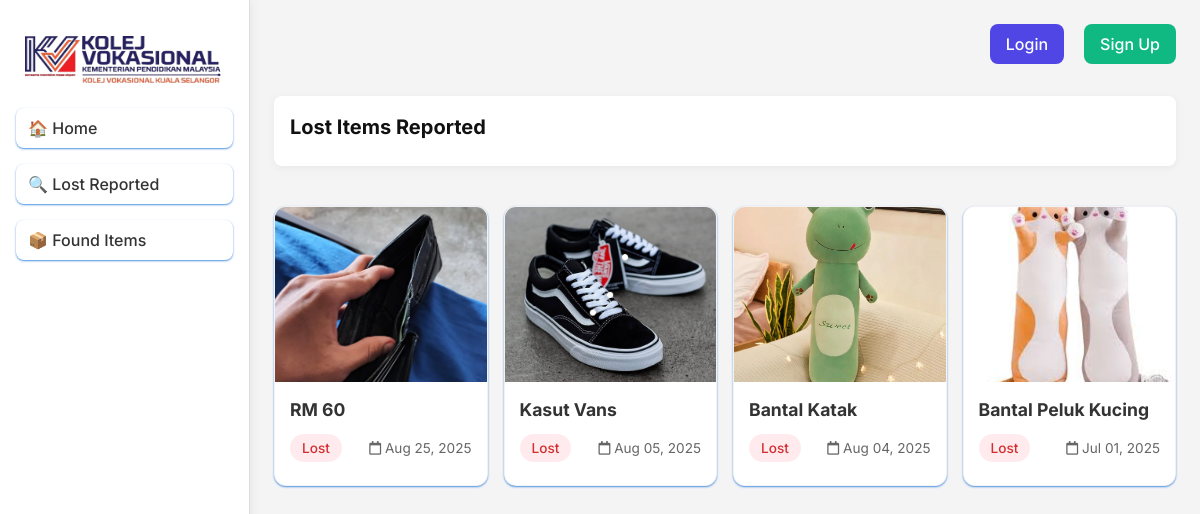
Screenshot of /MySistem/Lost&Found/lostItem.php with the database file from the repository.
### tables this page shows
CREATE TABLE `item` (
  `id_item` int(5) NOT NULL,
  `nm_item` varchar(50) NOT NULL,
  `tarikh` date NOT NULL,
  `th_item` date NOT NULL,
  `etc_item` varchar(200) DEFAULT NULL,
  `img_item` varchar(255) DEFAULT NULL,
  `status` varchar(10) NOT NULL,
  `reward` varchar(50) DEFAULT NULL,
  `nm_pengguna` varchar(50) NOT NULL,
  `un_pengguna` varchar(20) NOT NULL,
  `no_pengguna` varchar(20) NOT NULL
);

### MySistem/Lost&Found/lostItem.php (the view, shortened to what this page needs)
<?php
	include('config.php');
	$is_logged_in = isset($_SESSION['username']);
?>
<!DOCTYPE html>
<html lang="en">
<head>
	<link rel="stylesheet" href="home.css">
</head>
<body>
	<div class="container">
		<div class="sidebar">
			<div class="logo-kv">
				<img src="banner.png" alt="Lost & Found Logo">
			</div>
			<nav>
				<ul>
					<li><a href="index.php">🏠 Home</a></li>
					<li><a href="lostItem.php">🔍 Lost Reported</a></li>
					<li><a href="foundItem.php">📦 Found Items</a></li>
				</ul>
			</nav>
		</div>
		<div class="main">
			<header>
    			<div class="log-sign">
        			<?php if ($is_logged_in): ?>
        			<?php else: ?>
            			<a href="login.php" class="btn-header">Login</a>
            			<a href="signup.php" class="btn-header btn-signup">Sign Up</a>
        			<?php endif; ?>
    			</div>
			</header>
			<section class="hero">
				<h2>Lost Items Reported</h2>
			</section>
			<section class="recent-items"><br>
				<div class="items-grid" id="items-grid">
					<?php
					$page = isset($_GET['page']) ? (int)$_GET['page'] : 1;
					$items_per_page = 12;
					$offset = ($page - 1) * $items_per_page;
					$query = "SELECT nm_item, th_item, etc_item, img_item, status, nm_pengguna, reward, no_pengguna
							FROM item
							WHERE status = 'Lost'
							ORDER BY th_item DESC
							LIMIT ? OFFSET ?";
					$stmt = mysqli_prepare($conn, $query);
					mysqli_stmt_bind_param($stmt, "ii", $items_per_page, $offset);
					mysqli_stmt_execute($stmt);
					$result = mysqli_stmt_get_result($stmt);
					if ($result && mysqli_num_rows($result) > 0) {
						while ($row = mysqli_fetch_assoc($result)) {
							$image = !empty($row['img_item']) ? $row['img_item'] : 'images/default-item.png';
							?>
							<div class="item-card" onclick="showItemDetails(<?php echo htmlspecialchars(json_encode([
								'name' => $row['nm_item'],
								'description' => $row['etc_item'],
								'image' => $image,
								'status' => $row['status'],
								'reward' => $row['reward'],
								'reporter' => $row['nm_pengguna'],
								'date' => date('M d, Y', strtotime($row['th_item'])),
								'phone' => $row['no_pengguna']
							])); ?>)">
								<div class="item-image-container">
									<img src="<?php echo htmlspecialchars($image); ?>" alt="<?php echo htmlspecialchars($row['nm_item']); ?>">
								</div>
								<div class="item-info">
									<h4><?php echo htmlspecialchars($row['nm_item']); ?></h4>
									<div class="item-details">
										<span class="item-status <?php echo strtolower($row['status']); ?>"><?php echo htmlspecialchars($row['status']); ?></span>
										<span class="item-date"><i class="far fa-calendar"></i> <?php echo date('M d, Y', strtotime($row['th_item'])); ?></span>
									</div>
								</div>
							</div>
							<?php
						}
					} else {
						echo '<p class="no-items">No lost items have been reported yet.</p>';
					}
					?>
				</div>
			</section>
		</div>
	</div>
</body>
</html>

### MySistem/Lost&Found/home.css (style rules this page uses)
* { margin: 0; padding: 0; box-sizing: border-box; font-family: 'Inter', -apple-system, BlinkMacSystemFont, 'Segoe UI', Roboto, sans-serif; -webkit-font-smoothing: antialiased; -moz-osx-font-smoothing: grayscale; }
body { background: #f4f4f5; color: #111; min-height: 100vh; line-height: 1.5; }
.container { display: flex; width: 100%; }
.sidebar { width: 250px; background: #fff; padding: 1rem; border-right: 1px solid #ddd; position: fixed; height: 100vh; overflow-y: auto; left: 0; top: 0; box-shadow: 2px 0 8px rgba(0, 0, 0, 0.05); z-index: 100; display: flex; flex-direction: column; }
.logo-kv { text-align: center; }
.logo-kv img { margin-top: 20px; width: 200px; height: 50px; }
.sidebar nav ul { list-style: none; }
.sidebar nav ul li { margin: 1rem 0; }
.sidebar nav ul li a { color: #333; text-decoration: none; box-shadow: 0 1px 2px #4a90e2; font-weight: 500; padding: 0.5rem 0.75rem; display: block; border-radius: 8px; transition: 0.3s; }
.main { flex: 1; display: flex; flex-direction: column; padding: 1.5rem; margin-left: 250px; }
header { display: flex; justify-content: flex-end; margin-bottom: 2rem; }
.log-sign { display: flex; align-items: center; gap: 0.75rem; }
.hero { text-align: left; padding: 1rem; background: white; border-radius: 8px; box-shadow: 0 2px 8px rgba(0, 0, 0, 0.05); display: flex; align-items: center; gap: 2rem; }
.hero h2 { font-size: 1.25rem; margin-bottom: 0.5rem; }
.btn-primary, .btn-header { text-decoration: none; padding: 0.75rem 1.5rem; border-radius: 8px; font-weight: 500; transition: all 0.3s ease; border: none; cursor: pointer; display: inline-block; text-align: center; }
.btn-header { padding: 0.5rem 1rem; margin-left: 0.5rem; background-color: #4f46e5; color: white; }
.btn-signup { background-color: #10b981; }
.items-grid { display: grid; grid-template-columns: repeat(auto-fill, minmax(200px, 1fr)); gap: 1rem; padding: 1rem 0; }
.item-card { background: white; border-radius: 12px; overflow: hidden; box-shadow: 0 4px 6px rgba(0, 0, 0, 0.05); transition: all 0.3s ease; height: 280px; display: flex; flex-direction: column; border: 1px solid rgba(0, 0, 0, 0.05); cursor: pointer; }
.item-image-container { position: relative; overflow: hidden; aspect-ratio: 1; }
.item-image-container img { width: 100%; height: 100%; object-fit: cover; transition: transform 0.3s; }
.item-info { padding: 15px; }
.item-info h4 { margin: 0 0 10px 0; font-size: 1.1em; color: #333; }
.item-details { display: flex; justify-content: space-between; align-items: center; margin-bottom: 8px; }
.item-status { padding: 4px 12px; border-radius: 15px; font-size: 0.85em; font-weight: 500; }
.item-status.lost { background-color: #ffebee; color: #d32f2f; }
.item-date { font-size: 0.85em; color: #666; }

### MySistem/Lost&Found/lostItem.php (style rules this page uses)
.item-card { cursor: pointer; transition: transform 0.2s, box-shadow 0.2s; background: white; border-radius: 12px; overflow: hidden; box-shadow: 0 1px 2px #4a90e2; }
.item-image-container { position: relative; overflow: hidden; aspect-ratio: 1; }
.item-image-container img { width: 100%; height: 100%; object-fit: cover; transition: transform 0.3s; }
.item-info { padding: 15px; }
.item-info h4 { margin: 0 0 10px 0; font-size: 1.1em; color: #333; }
.item-details { display: flex; justify-content: space-between; align-items: center; margin-bottom: 8px; }
.item-status { padding: 4px 12px; border-radius: 15px; font-size: 0.85em; font-weight: 500; }
.item-status.lost { background-color: #ffebee; color: #d32f2f; }
.item-date { font-size: 0.85em; color: #666; }

### rows the page displays
item: img_item (picture), nm_item "RM 60", status "Lost", th_item "Aug 25, 2025"
item: img_item (picture), nm_item "Kasut Vans", status "Lost", th_item "Aug 05, 2025"
item: img_item (picture), nm_item "Bantal Katak", status "Lost", th_item "Aug 04, 2025"
item: img_item (picture), nm_item "Bantal Peluk Kucing", status "Lost", th_item "Jul 01, 2025"
